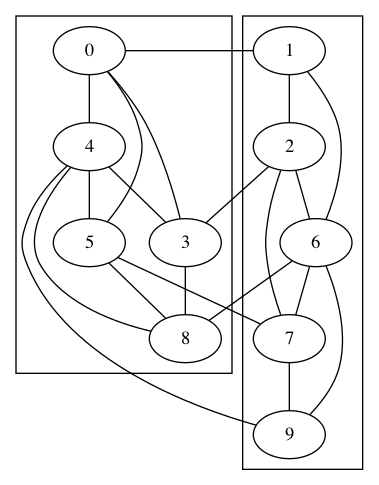

The Python source for this figure:
import subprocess

import networkx as nx

from collections import defaultdict
from itertools import accumulate, islice
from operator import itemgetter

import pydot
from networkx.algorithms.community.community_utils import is_partition
from networkx.utils import not_implemented_for, py_random_state


def compute_delta(graph, A, B, weight):
    """
    Helper to compute initial swap deltas for a pass.

    :param graph: graph
    :param A: partition A
    :param B: partition B
    :param weight: Edge data key to use as weight. If None, the weights are all set to one.
    :return:
    """
    delta = defaultdict(float)
    for u, v, d in graph.edges(data=True):
        w = d.get(weight, 1)
        if u in A:
            if v in A:
                delta[u] -= w
                delta[v] -= w
            elif v in B:
                delta[u] += w
                delta[v] += w
        elif u in B:
            if v in A:
                delta[u] += w
                delta[v] += w
            elif v in B:
                delta[u] -= w
                delta[v] -= w
    return delta


def update_delta(delta, graph, A, B, u, v, weight):
    """
    Helper to update swap deltas during single pass.

    :param delta:
    :param graph: graph
    :param A: partition A
    :param B: partition B
    :param u:
    :param v:
    :param weight: Edge data key to use as weight. If None, the weights are all set to one.
    :return:
    """
    for _, nbr, d in graph.edges(u, data=True):
        w = d.get(weight, 1)
        if nbr in A:
            delta[nbr] += 2 * w
        if nbr in B:
            delta[nbr] -= 2 * w
    for _, nbr, d in graph.edges(v, data=True):
        w = d.get(weight, 1)
        if nbr in A:
            delta[nbr] -= 2 * w
        if nbr in B:
            delta[nbr] += 2 * w
    return delta


def kernighan_lin_pass(graph, A, B, weight):
    """
    Do a single iteration of Kernighan–Lin algorithm.

    :param graph: graph
    :param A: partition A
    :param B: partition B
    :param weight: Edge data key to use as weight. If None, the weights are all set to one.
    :return: list of (g_i,u_i,v_i) for i node pairs u_i,v_i.
    """
    multigraph = graph.is_multigraph()
    delta = compute_delta(graph, A, B, weight)
    swapped = set()
    gains = []
    while len(swapped) < len(graph):
        gain = []
        for u in A - swapped:
            for v in B - swapped:
                try:
                    if multigraph:
                        w = sum(d.get(weight, 1) for d in graph[u][v].values())
                    else:
                        w = graph[u][v].get(weight, 1)
                except KeyError:
                    w = 0
                gain.append((delta[u] + delta[v] - 2 * w, u, v))
        if len(gain) == 0:
            break
        maxg, u, v = max(gain, key=itemgetter(0))
        swapped |= {u, v}
        gains.append((maxg, u, v))
        delta = update_delta(delta, graph, A - swapped, B - swapped, u, v, weight)

    return gains


@py_random_state(4)
@not_implemented_for('directed')
def kernighan_lin_bisection(graph, partition=None, max_iter=10, weight='weight', seed=None):
    """
    Partition a graph into two blocks using the Kernighan–Lin algorithm.

    This algorithm paritions a network into two sets by iteratively swapping pairs of nodes to reduce the edge cut
    between the two sets.

    :param graph: graph
    :param partition: Pair of iterables containing an initial partition. If not specified,
    a random balanced partition is used.
    :param max_iter: Maximum number of times to attempt swaps to find an improvemement before giving up.
    :param weight: Edge data key to use as weight. If None, the weights are all set to one.
    :param seed: Indicator of random number generation state. Only used if partition is None.
    :type partition: tuple
    :type max_iter: int
    :type seed: integer, random_state, or None (default)
    :returns: A pair of sets of nodes representing the bipartition.
    :rtype: tuple
    :raises: NetworkXError if partition is not a valid partition of the nodes of the graph.
    """
    # If no partition is provided, split the nodes randomly into a balanced partition.
    if partition is None:
        nodes = list(graph)
        seed.shuffle(nodes)
        h = len(nodes) // 2
        partition = (nodes[:h], nodes[h:])

    # Make a copy of the partition as a pair of sets.
    try:
        A, B = set(partition[0]), set(partition[1])
    except:
        raise ValueError('partition must be two sets')
    if not is_partition(graph, (A, B)):
        raise nx.NetworkXError('partition invalid')

    for i in range(max_iter):
        # `gains` is a list of triples of the form (g, u, v) for each
        # node pair (u, v), where `g` is the gain of that node pair.
        gains = kernighan_lin_pass(graph, A, B, weight)
        csum = list(accumulate(g for g, u, v in gains))
        max_cgain = max(csum)
        if max_cgain <= 0:
            break
        # Get the node pairs up to the index of the maximum cumulative
        # gain, and collect each `u` into `anodes` and each `v` into
        # `bnodes`, for each pair `(u, v)`.
        index = csum.index(max_cgain)
        nodesets = islice(zip(*gains[:index + 1]), 1, 3)
        anodes, bnodes = (set(s) for s in nodesets)
        A |= bnodes
        A -= anodes
        B |= anodes
        B -= bnodes

    return A, B


def create_cluster(name, Graph, partition):
    c = pydot.Cluster(name)  # cluster name
    for i in range(len(partition) - 1):
        e = pydot.Edge(pydot.Node(partition[i]), pydot.Node(partition[i + 1]))  # new edge
        c.add_edge(e)

    Graph.add_subgraph(c)


def main(Graph):
    """

    :param Graph: initial graph without the partition
    :type Graph: nx.Graph
    """

    # kernighan_lin algorithm
    partition_A, partition_B = kernighan_lin_bisection(Graph)

    # print graph partition
    print("Partition A: {}".format(partition_A))
    print("Partition B: {}".format(partition_B))

    # draw graph partition
    newGraph = nx.drawing.nx_pydot.to_pydot(Graph)  # convert nx.Graph to dot format
    create_cluster('A', newGraph, list(partition_A))
    create_cluster('B', newGraph, list(partition_B))
    newGraph.write('kl.dot')
    subprocess.call(["dot", "-Tpng", "kl.dot", "-o", "kl.png"])


if __name__ == '__main__':
    G = nx.read_edgelist("../dataset/data_edges.csv", delimiter=",", data=[("weight", int)], nodetype=int)
    main(G)

    # G2 = nx.read_edgelist("../dataset/data_no_edges.csv", delimiter=",", nodetype=int)
    # main(G2)
